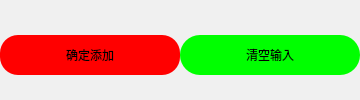
             <widget class="QFrame" name="frame_60">
              <property name="minimumSize">
               <size>
                <width>0</width>
                <height>60</height>
               </size>
              </property>
              <property name="maximumSize">
               <size>
                <width>16777215</width>
                <height>100</height>
               </size>
              </property>
              <property name="styleSheet">
               <string notr="true">QFrame {
	background-color: rgb(240, 240, 240);
	border: none;
	border-radius: 20px;
}
</string>
              </property>
              <property name="frameShape">
               <enum>QFrame::StyledPanel</enum>
              </property>
              <property name="frameShadow">
               <enum>QFrame::Raised</enum>
              </property>
              <layout class="QHBoxLayout" name="horizontalLayout_32">
               <property name="spacing">
                <number>0</number>
               </property>
               <property name="leftMargin">
                <number>0</number>
               </property>
               <property name="topMargin">
                <number>20</number>
               </property>
               <property name="rightMargin">
                <number>0</number>
               </property>
               <property name="bottomMargin">
                <number>10</number>
               </property>
               <item>
                <widget class="QFrame" name="frame_40">
                 <property name="styleSheet">
                  <string notr="true">QFrame {
	border: none;
	border-radius: 20px;
}
</string>
                 </property>
                 <property name="frameShape">
                  <enum>QFrame::StyledPanel</enum>
                 </property>
                 <property name="frameShadow">
                  <enum>QFrame::Raised</enum>
                 </property>
                 <layout class="QHBoxLayout" name="horizontalLayout_21">
                  <property name="spacing">
                   <number>0</number>
                  </property>
                  <property name="leftMargin">
                   <number>0</number>
                  </property>
                  <property name="topMargin">
                   <number>0</number>
                  </property>
                  <property name="rightMargin">
                   <number>0</number>
                  </property>
                  <property name="bottomMargin">
                   <number>0</number>
                  </property>
                  <item alignment="Qt::AlignVCenter">
                   <widget class="QPushButton" name="Btn_add_process_param">
                    <property name="enabled">
                     <bool>true</bool>
                    </property>
                    <property name="sizePolicy">
                     <sizepolicy hsizetype="Fixed" vsizetype="Preferred">
                      <horstretch>0</horstretch>
                      <verstretch>0</verstretch>
                     </sizepolicy>
                    </property>
                    <property name="minimumSize">
                     <size>
                      <width>180</width>
                      <height>40</height>
                     </size>
                    </property>
                    <property name="maximumSize">
                     <size>
                      <width>180</width>
                      <height>40</height>
                     </size>
                    </property>
                    <property name="styleSheet">
                     <string notr="true">QPushButton{	
	background-color: rgb(255, 0, 0);
	font: 700 18pt &quot;等线&quot;;
	border-radius: 18px;
}
QPushButton:hover{
	border: 3px solid rgb(255, 200, 0);  
}
QPushButton:pressed{
	color: green;
	border-color: blueviolet;
    background-color: rgb(85, 0, 255);
}
QPushButton:disabled{
	color: rgb(31, 31, 31);
    background-color: rgb(152, 152, 152);
}</string>
                    </property>
                    <property name="text">
                     <string>确定添加</string>
                    </property>
                    <property name="iconSize">
                     <size>
                      <width>20</width>
                      <height>20</height>
                     </size>
                    </property>
                    <property name="checkable">
                     <bool>true</bool>
                    </property>
                    <property name="checked">
                     <bool>false</bool>
                    </property>
                   </widget>
                  </item>
                 </layout>
                </widget>
               </item>
               <item>
                <widget class="QFrame" name="frame_46">
                 <property name="styleSheet">
                  <string notr="true">QFrame {
	border: none;
	border-radius: 20px;
}
</string>
                 </property>
                 <property name="frameShape">
                  <enum>QFrame::StyledPanel</enum>
                 </property>
                 <property name="frameShadow">
                  <enum>QFrame::Raised</enum>
                 </property>
                 <layout class="QHBoxLayout" name="horizontalLayout_33">
                  <property name="spacing">
                   <number>0</number>
                  </property>
                  <property name="leftMargin">
                   <number>0</number>
                  </property>
                  <property name="topMargin">
                   <number>0</number>
                  </property>
                  <property name="rightMargin">
                   <number>0</number>
                  </property>
                  <property name="bottomMargin">
                   <number>0</number>
                  </property>
                  <item alignment="Qt::AlignVCenter">
                   <widget class="QPushButton" name="Btn_clear_input_process_param">
                    <property name="enabled">
                     <bool>true</bool>
                    </property>
                    <property name="sizePolicy">
                     <sizepolicy hsizetype="Minimum" vsizetype="Minimum">
                      <horstretch>0</horstretch>
                      <verstretch>0</verstretch>
                     </sizepolicy>
                    </property>
                    <property name="minimumSize">
                     <size>
                      <width>180</width>
                      <height>40</height>
                     </size>
                    </property>
                    <property name="maximumSize">
                     <size>
                      <width>180</width>
                      <height>40</height>
                     </size>
                    </property>
                    <property name="styleSheet">
                     <string notr="true">QPushButton{	
	background-color: rgb(0, 255, 0);
	font: 700 18pt &quot;等线&quot;;
	border-radius: 20px;
}
QPushButton:hover{
	border: 3px solid rgb(255, 200, 0);  
}
QPushButton:pressed{
	color: green;
	border-color: rgb(255, 0, 0);
    background-color: rgb(255, 255, 0);
}
QPushButton:disabled{
	color: rgb(31, 31, 31);
    background-color: rgb(152, 152, 152);
}</string>
                    </property>
                    <property name="text">
                     <string>清空输入</string>
                    </property>
                    <property name="iconSize">
                     <size>
                      <width>19</width>
                      <height>20</height>
                     </size>
                    </property>
                   </widget>
                  </item>
                 </layout>
                </widget>
               </item>
              </layout>
             </widget>
